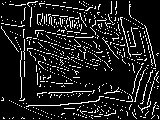
#> input picture MP5/outputs/my_implementation/0.jpg, 160 x 120 px
$ python -i main.py   (imports and definitions only)   (older library calls are emulated)
#> lines starting #> are read from the running program, lines starting #| are printed output that depends on the picture
#> further down, picture is the input picture: shape (120, 160, 3); min 0, max 255, mean 30.9
### utils.py
import os
import cv2
import numpy as np
import imageio

# [40 lines left out: functions load_test_data, load_seq, not called in this run]


def convolve(img, SE, iter = 1):
#> called with SE = array of shape (3, 3), iter = 1
    assert SE.shape[0] % 2 == 1 and SE.shape[1] % 2 == 1, "SE size should be odd"
    assert SE.shape[0] == SE.shape[1], "SE size should be square"


    img = pad_img(img, SE).astype(np.uint8)

    for i in range(iter):

        start_x = int(SE.shape[0] / 2)
        start_y = start_x

        half_kernel_size = int(SE.shape[0]/2)

        result = np.zeros(img.shape)
        for y in range(0, img.shape[0]):
            for x in range(0, img.shape[1]):
                if x < start_x or y < start_y or x >= img.shape[1] - start_x or y >= img.shape[0] - start_y:  # taking care of edges
                    continue

                region = img[y - half_kernel_size: y + half_kernel_size + 1,
                         x - half_kernel_size: x + half_kernel_size + 1]
                result[y,x] = np.sum(np.multiply(SE, region))
        img = result
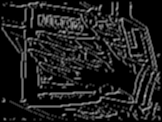
#> result: shape (122, 162) float64; min 0, max 165.8, mean 30.1

    return img[start_y:-start_y, start_x:-start_x]

def pad_img(img, SE):
    return np.pad(img, int(SE.shape[0]/2), mode="edge")

# [46 lines left out: function convolution, not called in this run]

### MP5/main.py
import numpy as np

from utils import *
import math
import cv2
from skimage import filters


def get_gaussian_kernel(kernel_s, sigma):
    assert kernel_s % 2 == 1, "Kernel size must be odd"
    row = np.linspace(-(kernel_s - 1) / 2, (kernel_s - 1) / 2, kernel_s)
    gaussian_val = np.exp(-0.5 * np.square(row) / np.square(sigma))
    kernel = np.outer(gaussian_val, gaussian_val)
    return kernel / np.sum(kernel)

# [5 lines left out: function get_sobel_kernel, not called in this run]

def gaussian_smoothing(img, kernel_s, sigma):
    kernel = get_gaussian_kernel(kernel_s, sigma)
    res_map = convolve(img, kernel)
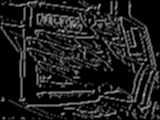
#> res_map: shape (120, 160) float64; min 0, max 165.8, mean 30.9

    return res_map

# [216 lines left out: functions image_gradient, look_up_table, threshold, non_max_suppression, link_weak_strong, run_pipeline and 1 more, not called in this run]


def sobel_cv(img, save_path):
    img = cv2.cvtColor(img.astype(np.uint8), cv2.COLOR_BGR2GRAY)
    img = gaussian_smoothing(img.copy(), 3, 1).astype(np.uint8)
    g_x = cv2.Sobel(img, ddepth=cv2.CV_32F, dx=1, dy=0, ksize=3)
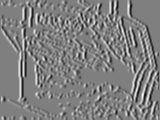
#> g_x: shape (120, 160) float32; min -616, max 616, mean 0.2; drawn with min black and max white
    g_y = cv2.Sobel(img, ddepth=cv2.CV_32F, dx=0, dy=1, ksize=3)
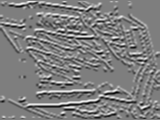
#> g_y: shape (120, 160) float32; min -560, max 567, mean 0.2; drawn with min black and max white

    g_x = cv2.convertScaleAbs(g_x)
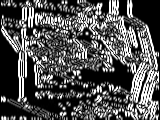
#> g_x: shape (120, 160); min 0, max 255, mean 82.5
    g_y = cv2.convertScaleAbs(g_y)
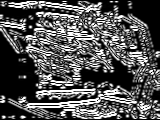
#> g_y: shape (120, 160); min 0, max 255, mean 83.6

    mag = cv2.addWeighted(g_x, 0.5, g_y, 0.5, 0)
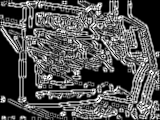
#> mag: shape (120, 160); min 0, max 255, mean 83.1

    cv2.imwrite(save_path, mag)

# [17 lines left out: functions roberts_scikit, zero_crossing, not called in this run]


# [27 lines of commented-out code are left out]


# [8 lines not run here, left out]

>>> import cv2
>>> picture = cv2.imread('outputs/my_implementation/0.jpg')
>>> result = sobel_cv(picture, 'out.png')
